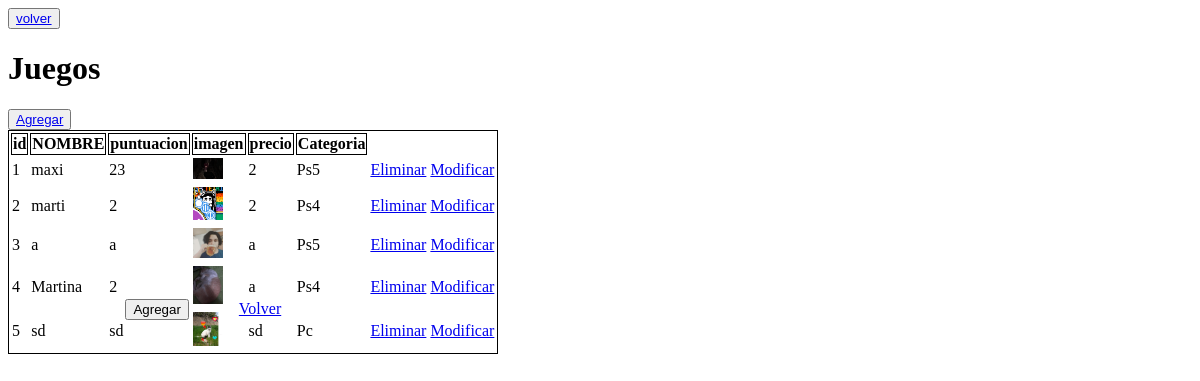
The app's page /administrador/crud_juegos, older data.
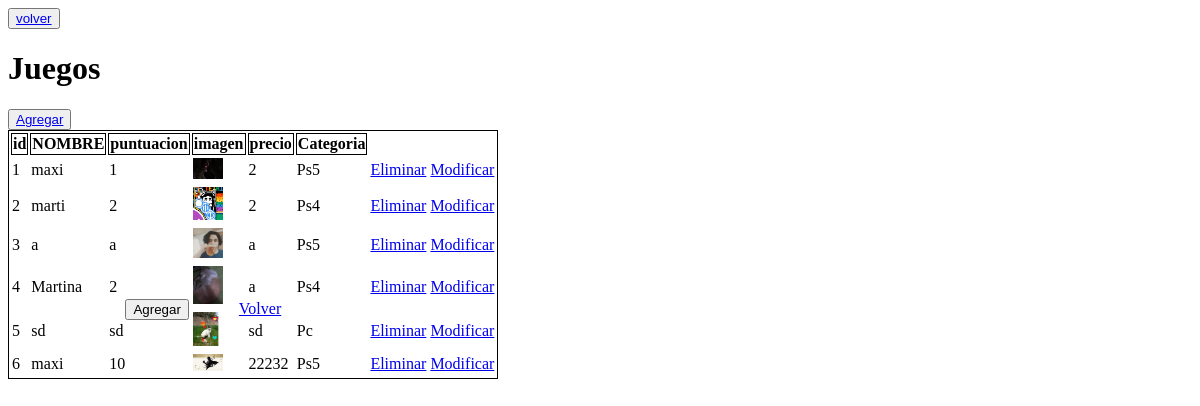
The same page, newer data.
### cliente/models.py (models this page shows, shortened)
class Juegos(models.Model):
    idjuego=models.AutoField(primary_key=True)
    nombre=models.CharField(max_length=100)
    puntuacion = models.IntegerField(
        validators=[MinValueValidator(1), MaxValueValidator(10)])
    precio=models.CharField(max_length=20)
    imagen=models.ImageField( upload_to="cliente", null=False)
    id_categoria = models.ForeignKey('Categoria_juegos',on_delete=models.CASCADE, db_column='idcategoria')
    video=models.FileField(upload_to="cliente", null=False)

class Categoria_juegos(models.Model):
    idcategoria = models.CharField(primary_key=True,max_length=10)
    nombre=models.CharField(max_length=100)
    def __str__(self):
        return str(self.nombre)

### administrador/views.py (the view)
# urls.py: path('crud_juegos',views.crud_juegos, name='crud_juegos'),
def crud_juegos(request):
    juegos=Juegos.objects.all()
    context={'juegos':juegos}
    return render(request, 'administrador/crud_juegos.html', context)

### administrador/templates/administrador/crud_juegos.html (shortened to what this page needs)
<!DOCTYPE html>
<html lang="en">
<head>
</head>
<body>
    <button><a href="{% url 'admin' %}"> volver</a></button>
    <h1>Juegos </h1>
    <button><a href="{% url 'juegos_add' %}">Agregar</a></button>
    <table style="border: 1px solid black;">
        {% if juegos %}
        <th style="border: 1px solid black;">id</th>
        <th style="border: 1px solid black;">NOMBRE</th>
        <th style="border: 1px solid black;">puntuacion</th>
        <th style="border: 1px solid black;">imagen</th>
        <th style="border: 1px solid black;">precio</th>
        <th style="border: 1px solid black;">Categoria</th>
        {% for juegoss in juegos %}
      <tr>
        <td id="nombre">{{juegoss.idjuego}}
        <td id="nombre">{{juegoss.nombre}}
        <td id="puntuacion">{{juegoss.puntuacion}}
        <td id="imagen"><img src="{{juegoss.imagen.url}}" style="width: 30px;"  alt="">
        <td id="precio">{{juegoss.precio}}
            <td id="categoria">{{juegoss.id_categoria}}
        <td><a href="{% url 'juegos_del' pk=juegoss.idjuego %}">Eliminar</a></td>
        <td><a href="{% url 'juegos_edit' pk=juegoss.idjuego %}">Modificar</a></td>
      </tr>
        {% endfor %}
    {% endif %}
<form action="" method="POST"  enctype="multipart/form-data" >
        <input style="position: relative; top: 190px; left: 50px;" type="submit" name="opcion" value="Agregar">
</form>
<a style="position: relative; top: 190px; left: 100px;" href="{% url 'crud_juegos' %}">Volver</a>
</body>
</html>

Row changes from the older to the newer data that the page shows:
changed Juegos id 1: puntuacion "23" → "1"
added Juegos: idjuego "6", nombre "maxi", puntuacion "10", imagen (picture), precio "22232", id_categoria "Ps5"
